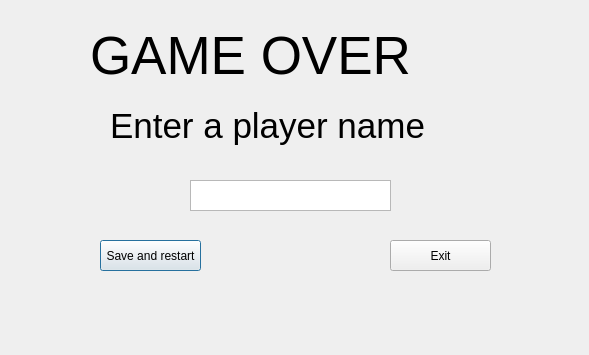
<?xml version="1.0" encoding="UTF-8"?>
<ui version="4.0">
 <class>GameOverWindow</class>
 <widget class="QDialog" name="GameOverWindow">
  <property name="geometry">
   <rect>
    <x>0</x>
    <y>0</y>
    <width>589</width>
    <height>355</height>
   </rect>
  </property>
  <property name="minimumSize">
   <size>
    <width>589</width>
    <height>355</height>
   </size>
  </property>
  <property name="maximumSize">
   <size>
    <width>589</width>
    <height>355</height>
   </size>
  </property>
  <property name="windowTitle">
   <string>Game Over</string>
  </property>
  <widget class="QLabel" name="label">
   <property name="geometry">
    <rect>
     <x>90</x>
     <y>0</y>
     <width>421</width>
     <height>111</height>
    </rect>
   </property>
   <property name="font">
    <font>
     <family>Arial</family>
     <pointsize>40</pointsize>
    </font>
   </property>
   <property name="text">
    <string>GAME OVER</string>
   </property>
  </widget>
  <widget class="QLabel" name="label_2">
   <property name="geometry">
    <rect>
     <x>110</x>
     <y>90</y>
     <width>421</width>
     <height>71</height>
    </rect>
   </property>
   <property name="font">
    <font>
     <family>Arimo</family>
     <pointsize>26</pointsize>
    </font>
   </property>
   <property name="text">
    <string>Enter a player name</string>
   </property>
  </widget>
  <widget class="QPushButton" name="pushButton">
   <property name="geometry">
    <rect>
     <x>100</x>
     <y>240</y>
     <width>101</width>
     <height>31</height>
    </rect>
   </property>
   <property name="toolTip">
    <string>Continue</string>
   </property>
   <property name="text">
    <string>Save and restart</string>
   </property>
  </widget>
  <widget class="QPushButton" name="pushButton_2">
   <property name="geometry">
    <rect>
     <x>390</x>
     <y>240</y>
     <width>101</width>
     <height>31</height>
    </rect>
   </property>
   <property name="toolTip">
    <string>Quit</string>
   </property>
   <property name="text">
    <string>Exit</string>
   </property>
  </widget>
  <widget class="QTextEdit" name="textEdit">
   <property name="geometry">
    <rect>
     <x>190</x>
     <y>180</y>
     <width>201</width>
     <height>31</height>
    </rect>
   </property>
   <property name="cursor" stdset="0">
    <cursorShape>IBeamCursor</cursorShape>
   </property>
   <property name="frameShape">
    <enum>QFrame::StyledPanel</enum>
   </property>
   <property name="frameShadow">
    <enum>QFrame::Sunken</enum>
   </property>
  </widget>
 </widget>
 <resources/>
 <connections/>
</ui>
